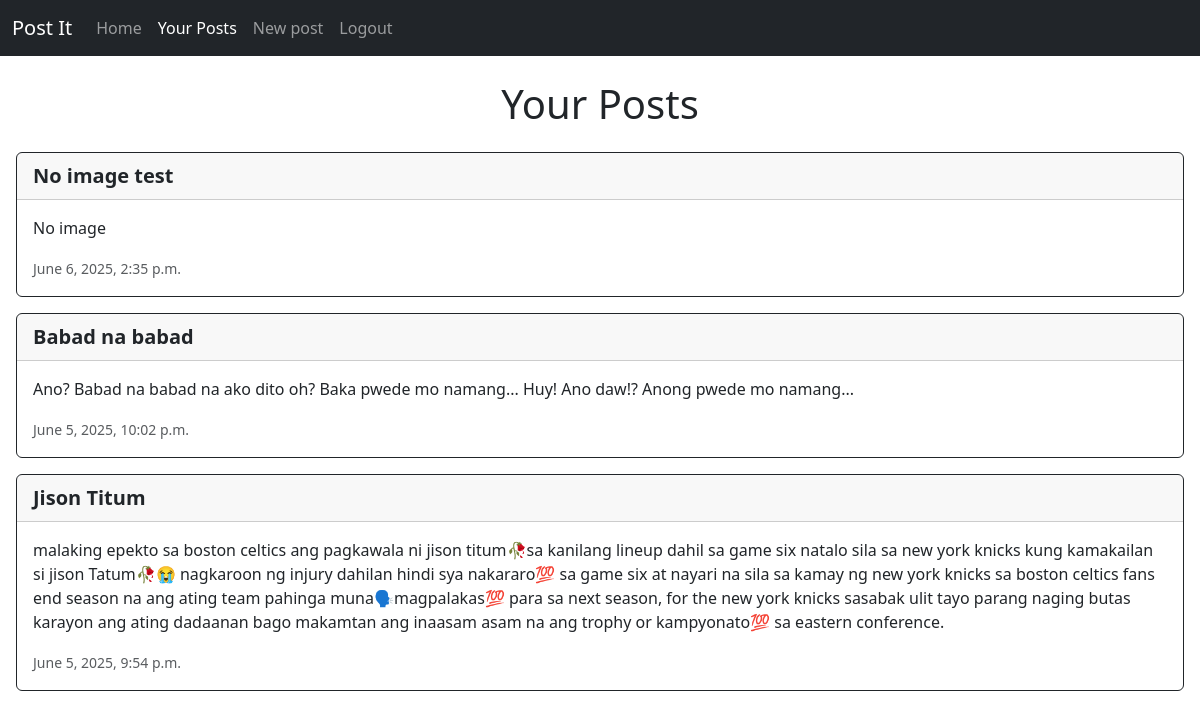
Page /user_post/1/ (signed in) on the earlier database version.
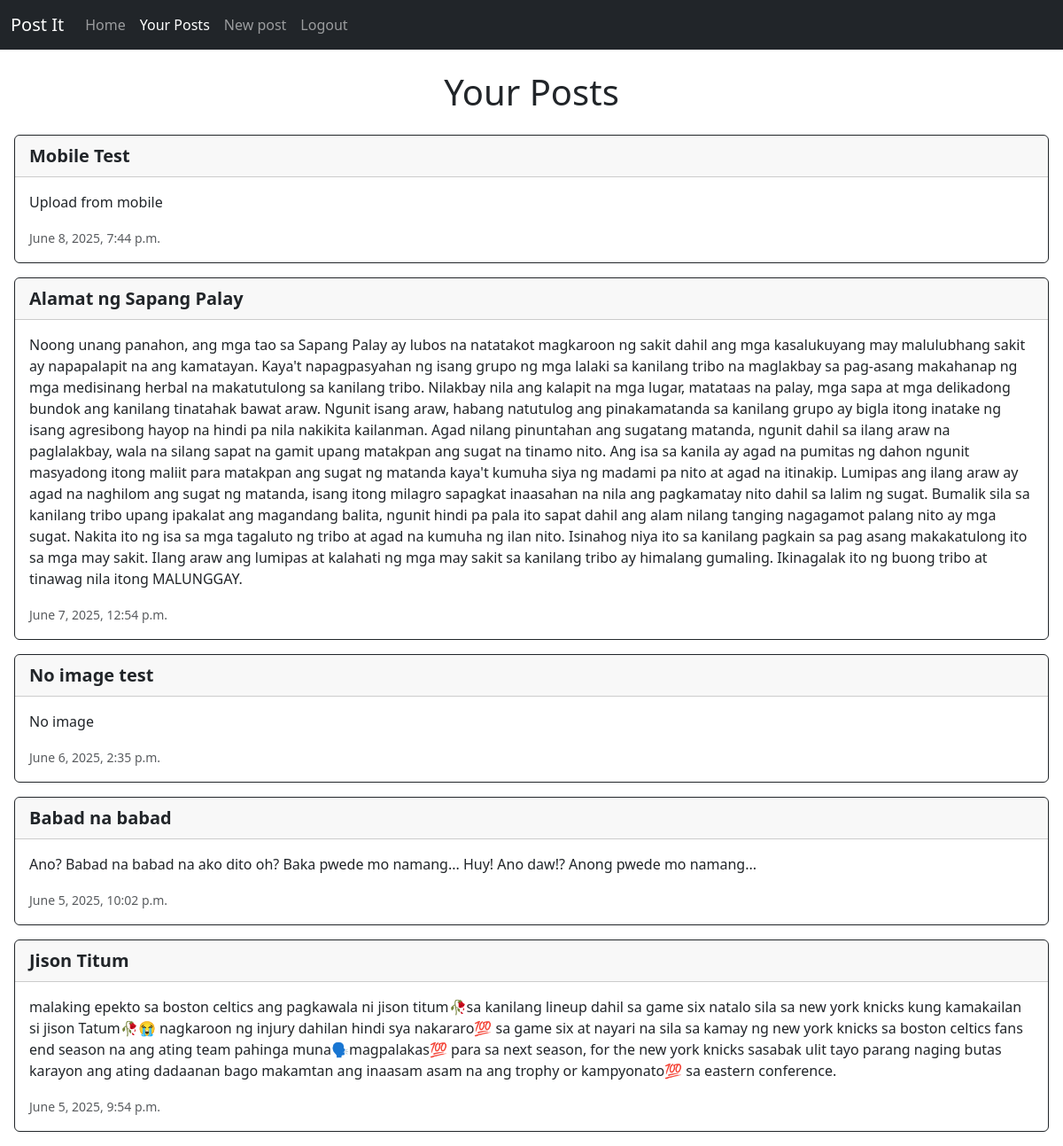
Same page on the later database version.
### api/models.py (models this page shows, shortened)
class PostModel(models.Model):
    title = models.CharField(max_length=100)
    description = models.TextField()
    banner = models.ImageField(upload_to='banners/', null=True, blank=True)
    user = models.ForeignKey('auth.User', on_delete=models.CASCADE, related_name='posts')
    created_at = models.DateTimeField(auto_now_add=True, null=True, blank=True)

### web/views.py (the view)
# urls.py: path("user_post/<int:user_id>/", views.user_post, name="user_post"),
@login_required
def user_post(request, user_id):
    post = PostModel.objects.filter(user_id=user_id).order_by('-created_at')
    return render(request, "web/user_post.html", {"posts": post})

### web/templates/web/user_post.html (shortened to what this page needs)
{% extends 'layout.html' %}
{% block content %}
    <h1 class="text-center my-4">Your Posts</h1>
    {% for post in posts %}
    <a href="{% url 'post_detail' post.id %}" class="text-decoration-none">
        <div class="card border-dark mb-3 m-3">
            <p class="card-header fs-5 fw-bolder" href="#">
                {{post.title}}
            </p>
            <div class="card-body">
                <p class="card-text">{{post.description}}</p>
                <p class="card-text"><small class="text-body-secondary">{{post.created_at}}</small></p>
            </div>
        </div>
    </a>
    {% endfor %}
{% endblock %}

Differences in the rows shown:
added PostModel: title "Mobile Test", description "Upload from mobile", created_at "June 8, 2025, 7:44 p.m."
added PostModel: title "Alamat ng Sapang Palay", description "Noong unang panahon, ang mga tao sa Sapang Palay ay lubos na natatakot magkaroon ng sakit dahil ang mga kasalukuyang may malulubhang sakit ay napapalapit na ang kamatayan. Kaya't napagpasyahan ng isang grupo ng mga lalaki sa kanilang tribo na maglakbay sa pag-asang makahanap ng mga medisinang herbal na makatutulong sa kanilang tribo. Nilakbay nila ang kalapit na mga lugar, matataas na palay, mga sapa at mga delikadong bundok ang kanilang tinatahak bawat araw. Ngunit isang araw, habang natutulog ang pinakamatanda sa kanilang grupo ay bigla itong inatake ng isang agresibong hayop na hindi pa nila nakikita kailanman. Agad nilang pinuntahan ang sugatang matanda, ngunit dahil sa ilang araw na…", created_at "June 7, 2025, 12:54 p.m."
